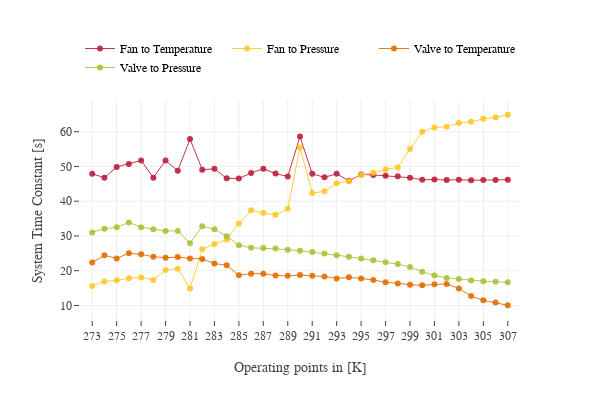

Write notebook code for a chart like this one.
### Code cell
# Make a Scatter Plot of the Time Constants

trace1 = Scatter(x = T, y = T1,
                 name ='Fan to Temperature',
                 mode = 'lines+markers', 
                 line = dict(
                     color = TUBScolorscale[0],
                     width = 1
                     #dash = 'dash'
                 ))
trace2 = Scatter(x = T, y = T2, 
                 name ='Fan to Pressure',
                 mode = 'lines+markers',
                 line = dict(
                     color = TUBScolorscale[1],
                     width = 1
                     #dash = 'dash'
                 ))
trace3 = Scatter(x = T, y = T3, 
                 name ='Valve to Temperature', 
                 mode = 'lines+markers', 
                 line = dict(
                     color = TUBScolorscale[2],
                     width = 1
                     #dash = 'dash'
                 ))
trace4 = Scatter(x = T, y = T4,
                 name ='Valve to Pressure',
                 mode = 'lines+markers', line = dict(
                     color = TUBScolorscale[3],
                     width = 1
                     #dash = 'dash'
                 ))

fig = dict(data=[trace1, trace2, trace3, trace4], layout=layout2)
iplot(fig)

### Figure 1 — Plotly figure (JSON) as saved in the notebook; plotly's stock layout.template omitted (floating-point values rounded to 4 significant figures)
{"data": [{"line": {"color": "rgba(190,30,60,0.9)", "width": 1}, "mode": "lines+markers", "name": "Fan to Temperature", "type": "scatter", "x": [273, 274, 275, 276, 277, 278, 279, 280, 281, 282, 283, 284, 285, 286, 287, 288, 289, 290, 291, 292, 293, 294, 295, 296, 297, 298, 299, 300, 301, 302, 303, 304, 305, 306, 307], "y": [47.9, 46.75, 49.86, 50.73, 51.71, 46.78, 51.68, 48.76, 57.87, 49.08, 49.3, 46.58, 46.53, 48.11, 49.33, 47.94, 47.12, 58.58, 47.9, 46.87, 47.88, 45.88, 47.67, 47.56, 47.3, 47.19, 46.76, 46.15, 46.25, 46.08, 46.19, 46.02, 46.07, 46.11, 46.19]}, {"line": {"color": "rgba(255,200,42,0.9)", "width": 1}, "mode": "lines+markers", "name": "Fan to Pressure", "type": "scatter", "x": [273, 274, 275, 276, 277, 278, 279, 280, 281, 282, 283, 284, 285, 286, 287, 288, 289, 290, 291, 292, 293, 294, 295, 296, 297, 298, 299, 300, 301, 302, 303, 304, 305, 306, 307], "y": [15.61, 16.88, 17.23, 17.81, 18.07, 17.3, 20.2, 20.59, 14.9, 26.17, 27.72, 29.0, 33.59, 37.4, 36.62, 36.08, 37.82, 55.46, 42.33, 42.84, 45.18, 45.74, 47.52, 48.21, 49.13, 49.73, 55.02, 60.0, 61.19, 61.41, 62.49, 62.83, 63.69, 64.12, 64.87]}, {"line": {"color": "rgba(225,109,0,0.9)", "width": 1}, "mode": "lines+markers", "name": "Valve to Temperature", "type": "scatter", "x": [273, 274, 275, 276, 277, 278, 279, 280, 281, 282, 283, 284, 285, 286, 287, 288, 289, 290, 291, 292, 293, 294, 295, 296, 297, 298, 299, 300, 301, 302, 303, 304, 305, 306, 307], "y": [22.38, 24.43, 23.54, 25.01, 24.71, 24.03, 23.75, 23.92, 23.53, 23.39, 22.04, 21.58, 18.72, 19.12, 19.16, 18.62, 18.53, 18.75, 18.53, 18.34, 17.75, 18.09, 17.76, 17.34, 16.69, 16.32, 15.99, 15.8, 16.09, 16.2, 14.86, 12.74, 11.47, 10.85, 10.06]}, {"line": {"color": "rgba(172,193,58,0.9)", "width": 1}, "mode": "lines+markers", "name": "Valve to Pressure", "type": "scatter", "x": [273, 274, 275, 276, 277, 278, 279, 280, 281, 282, 283, 284, 285, 286, 287, 288, 289, 290, 291, 292, 293, 294, 295, 296, 297, 298, 299, 300, 301, 302, 303, 304, 305, 306, 307], "y": [31.0, 32.08, 32.5, 33.87, 32.53, 31.95, 31.44, 31.44, 27.91, 32.81, 31.9, 29.94, 27.36, 26.62, 26.5, 26.36, 26.06, 25.74, 25.37, 24.93, 24.47, 24.02, 23.49, 23.01, 22.42, 21.9, 21.06, 19.71, 18.63, 17.91, 17.6, 17.21, 16.99, 16.84, 16.65]}], "layout": {"autosize": false, "font": {"family": "Nexus"}, "height": 400, "legend": {"font": {"color": "#000", "family": "Nexus", "size": 12}, "orientation": "h", "traceorder": "normal", "x": 0, "y": 1.3}, "width": 600, "xaxis": {"autotick": false, "dtick": 2, "range": [272, 308], "showgrid": true, "tick0": 273, "ticks": "outside", "title": "Operating points in [K]", "zeroline": false}, "yaxis": {"autotick": true, "showgrid": true, "ticks": "outside", "title": "System Time Constant [s]", "zeroline": false}}}
